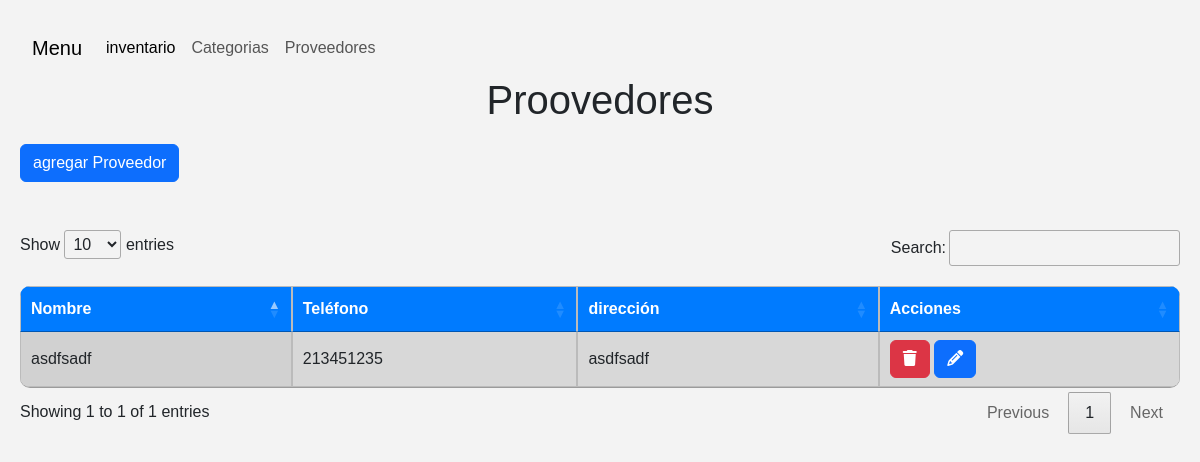
Before: /supplier/ with the older database file.
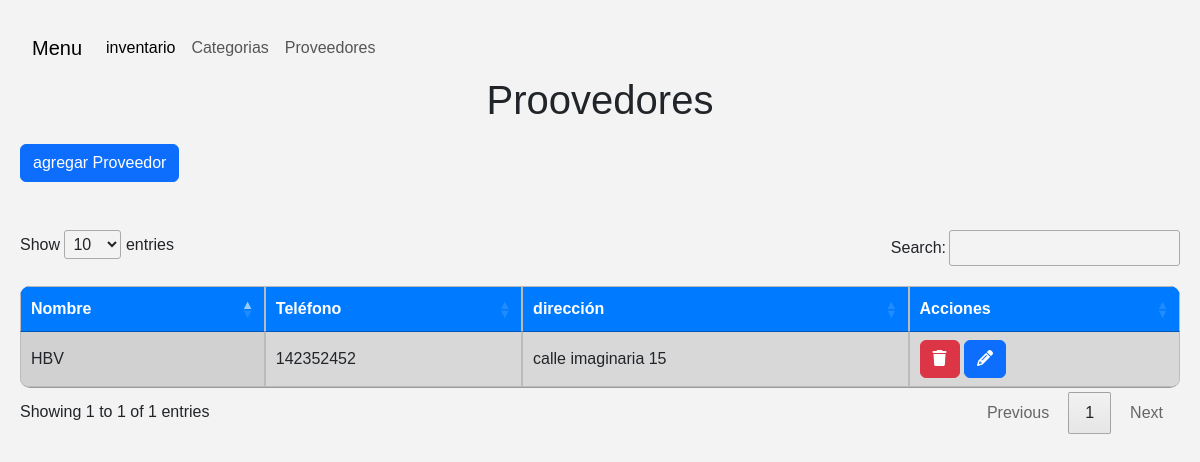
After: the same page with the newer database file.
### inventario/models.py (models this page shows)
class Supplier(models.Model):
    name = models.CharField(max_length=50)
    address = models.CharField(max_length=150, null=True)
    cell_phone = models.IntegerField(null=False)
    status = models.BooleanField(default=True)

### inventario/views.py (the view)
# urls.py: path('supplier/', listSuppliers, name='listSuppliers'),
def listSuppliers(request):
        suppliers = Supplier.objects.filter(status=True)
        return render(request,'supplier/suppliers.html', {
            'form': SupplierForm,
            'suppliers': suppliers
        })

### inventario/templates/supplier/suppliers.html (shortened to what this page needs)
{% extends 'layout.html' %} {% block content %}
<h1>Proovedores</h1>
  <button type="button" class="btn btn-primary" data-bs-toggle="modal" data-bs-target="#exampleModal">
    agregar Proveedor
  </button>
  <br>
  <br>
  <br>
    <table id="miTabla" class="display" style="width:100%">
        <thead>
            <tr>
              <th>Nombre</th>
              <th>Teléfono</th>
              <th>dirección</th>
              <th>Acciones</th>
            </tr>
        </thead>
        <tbody>
          {% for supplier in suppliers %}
          <tr>
            <td>{{ supplier.name }}</td>
            <td>{{ supplier.cell_phone }}</td>
            <td>{{ supplier.address }}</td>
              <form id="delete-form-{{ supplier.id }}" action="{% url 'supplier_remove' supplier.id %}" method='POST'>
                <td><button type="button" class="btn btn-danger delete-button" data-form="delete-form-{{ supplier.id }}"><i class="fa-solid fa-trash"></i></button>
              </form>
              <button class="cargarURL btn btn-primary" data-bs-toggle="modal" data-bs-target="#editModal" data-url="{% url 'supplier_edit' supplier.id %}"><i class="fa-solid fa-pencil"></i></button>
          </tr>
        {% endfor %}
        </tbody>
    </table>
{% endblock %}

Changed rows visible on the page:
no longer on this page (row edited): Supplier: name "asdfsadf", cell_phone "213451235", address "asdfsadf"
added Supplier: name "HBV", cell_phone "142352452", address "calle imaginaria 15"
